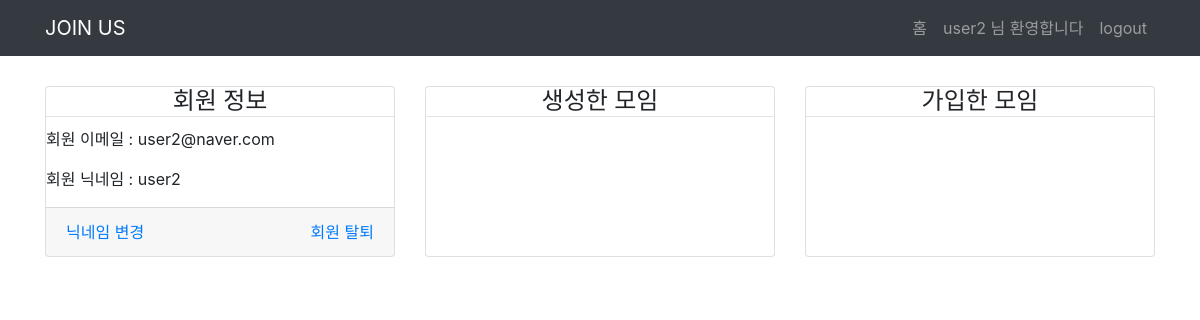
The page /member/memberPage/ (signed in) on the database its author committed.
### member_app/models.py (models this page shows)
class User(models.Model):
    u_id = models.AutoField(primary_key=True)
    user_email = models.CharField(
        max_length=64, verbose_name='사용자 이메일', unique=True)
    user_nickname = models.CharField(
        max_length=64, verbose_name='사용자 닉네임', unique=True)
    user_pw = models.CharField(max_length=64, verbose_name='비밀번호')
    registered_dttm = models.DateTimeField(
        auto_now_add=True, verbose_name='등록시간')

### member_app/views.py (the view)
# urls.py: path('memberPage/', views.memberPage, name="memberPage"),
def memberPage(request):
    if request.session.get('user_id'):
        res_data = {}
        user_id = request.session.get('user_id')
        user_data = User.objects.get(u_id=user_id)
        res_data['user_data'] = user_data
        meeting = apps.get_model(
            app_label='noticeboard_app', model_name='Meetings')
        createMeet = meeting.objects.filter(m_manager_id=user_id)
        res_data['createMeet'] = createMeet
        joinus = apps.get_model(app_label='joinus_app', model_name='Joinus')
        userjoin = joinus.objects.filter(u_id=user_id)
        meetname = []
        for m in userjoin:
            name = meeting.objects.get(m_id=m.m_id)
            meetname.append(name)
        res_data['userjoin'] = meetname
        return render(request, 'member_app/memberPage.html', res_data)
    else:
        return HttpResponseRedirect(reverse('signinPage'))

### member_app/templates/member_app/memberPage.html (shortened to what this page needs)
{%extends "base.html" %}
{%block content%}
{% load static %}
<div class="container">
  <div class="row" style="margin-top: 30px;">
    <div class="col-lg-4 col-md-6 mb-4">
      <div class="card h-100">
        <h4 class="card-title" style="margin: auto;">회원 정보</h4>
        <hr style="margin: 0;" />
        <div class="card-body" style="padding: 0; margin-top: 10px;">
          <p>회원 이메일 : {{user_data.user_email}}</p>
          <p id='user-nickname'> 회원 닉네임 : {{user_data.user_nickname}}</p>
        </div>
        <div class="card-footer">
          <a href="#" style="float:left;" onclick="changeNickname()">닉네임 변경 </a>
          <a href="#" style="float: right;" onclick="deleteUser()">회원 탈퇴</a>
        </div>
      </div>
    </div>
    <div class="col-lg-4 col-md-6 mb-4">
      <div class="card h-100">
        <h4 class="card-title" style="margin: auto;">생성한 모임</h4>
        <hr style="margin: 0;" />
      </div>
    </div>
    <div class="col-lg-4 col-md-6 mb-4">
      <div class="card h-100">
        <h4 class="card-title" style="margin: auto;">가입한 모임</h4>
        <hr style="margin: 0;" />
      </div>
    </div>
  </div>
</div>
{%endblock content%}

### templates/base.html (shortened to what this page needs)
{% load static %}
<!DOCTYPE html>
<html lang="en">
<head>
  <link href="{%static 'vendor/bootstrap/css/bootstrap.min.css'%}" rel="stylesheet">
  <link href="{%static 'css/shop-homepage.css'%}" rel="stylesheet">
</head>
<body>
  <nav class="navbar navbar-expand-lg navbar-dark bg-dark fixed-top">
    <div class="container">
      <a class="navbar-brand" href="/">JOIN US</a>
      <div class="collapse navbar-collapse" id="navbarResponsive">
        <ul class="navbar-nav ml-auto">
          <li class="nav-item">
            <a class="nav-link" href="/">홈</a>
          </li>
          {%if request.session.user%}
          <li class="nav-item">
            <a class="nav-link" href="{%url 'memberPage' %}">
              {{request.session.user}} 님 환영합니다
            </a>
          </li>
          <li class="nav-item">
            <a class="nav-link" href="/logout">logout</a>
          </li>
          {%endif%}
        </ul>
      </div>
    </div>
  </nav>
  {%block content %}
  {%endblock content %}
</body>
</html>

### static/css/shop-homepage.css (style rules this page uses)
body { padding-top: 56px; }

### rows shown on the page
User: session.user "user2", user_email "user2@naver.com", user_nickname "user2"
